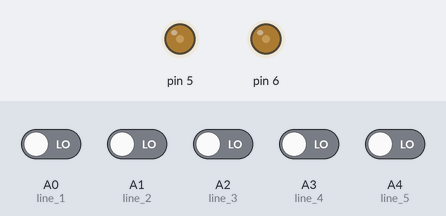
A sketch run on a simulated Arduino Uno, built with avr-gcc and run on an emulated ATmega328P. Shown: output pins drawn as LEDs (lit = HIGH). Inputs (shaded band) come from the test bench; at power-on: A0 (line_1), A1 (line_2), A2 (line_3), A3 (line_4), A4 (line_5) LOW.

Above: at 1.2 s.
1.3 s: A0 (line_1) driven HIGH
At 2.5 s:
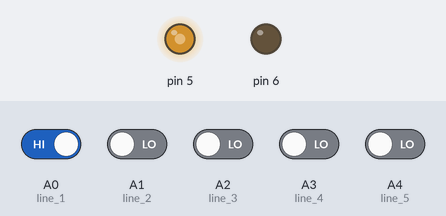
2.8 s: A4 (line_5) driven HIGH
At 3.6 s:
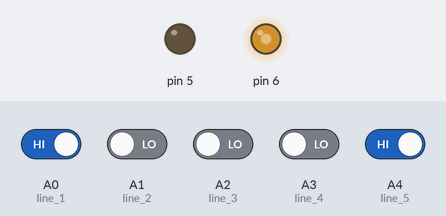
5.8 s: A1 (line_2) driven HIGH and A4 (line_5) driven LOW
At 7.1 s:
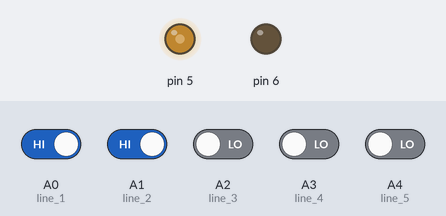
8.8 s: A3 (line_4) driven HIGH
At 9.6 s:
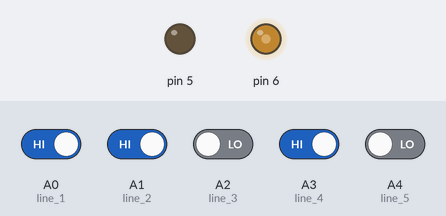
10.8 s: A3 (line_4) driven LOW
At 12.1 s:
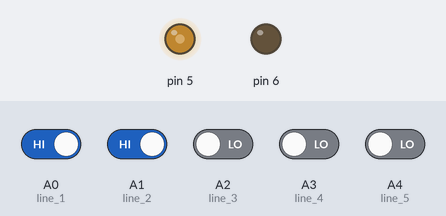
13.8 s: A1 (line_2) driven LOW
At 14.4 s:
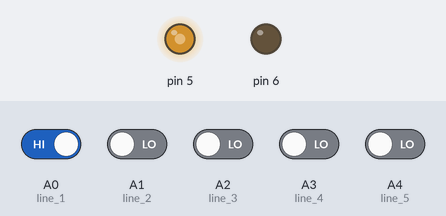
Timing chart, 0 to 16.3 s (numbered marks = the images above; inputs shaded):
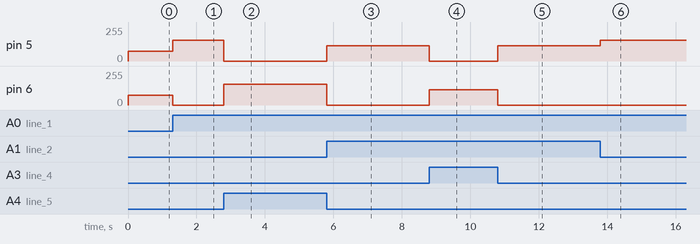

The sketch:

main.ino
```cpp
uint8_t speed_robot=150;  // set (tốc độ của robot) speed_robot (pwm value), 0 < speed_robot < 256
int8_t check_out=0;

/// define sensor pinout
#define line_1      A0 // trái (hoặc ngược lại)
#define line_2      A1
#define line_3      A2 // giữa
#define line_4      A3
#define line_5      A4 // phải


#include <PID_v1.h> // download  https://github.com/br3ttb/Arduino-PID-Library


//Define Variables we'll be connecting to
double Setpoint=0, Input, Output;
uint8_t flag_zero=0;

//double Kp=15, Ki=0.045, Kd=12;
double Kp=20, Ki=0.04555555, Kd=11.898989;
// giá trị cần được thay đổi cho từng loại xe


PID myPID(&Input, &Output, &Setpoint, Kp, Ki, Kd, DIRECT);
int sensor;

void setup()
{
  pinMode(5,1); // chân băm xung cho động cơ
  pinMode(6,1); // chân băm xung cho động cơ
  pinMode(line_1,INPUT);
  pinMode(line_2,INPUT);
  pinMode(line_3,INPUT);
  pinMode(line_4,INPUT);
  pinMode(line_5,INPUT);
  Input =0; // mặc định line giữa =0, => luôn luôn điều chỉnh xe để input=0

  myPID.SetSampleTime(1); // thời gian lấy mẫu phụ thuộc tốc độ xe, lấy mẫu càng nhanh càng tốt
  myPID.SetMode(AUTOMATIC);
  myPID.SetOutputLimits(-speed_robot,speed_robot); // giá trị tốc độ, -speed tức bánh bên trái quay max, bên phải ngừng quay

}

///// băm xung điều khiển tốc độ 2 bánh xe, từ đó ta điều khiển được hướng rẽ, tốc dộ..... thông qua 1 biến duy nhất
void motorControl(int16_t duty_value)
{
  int16_t speed_a, speed_b;
  int speed_zero;
  speed_zero = speed_robot/2;
  if(duty_value>1)
  {
    speed_b=-speed_zero;
    speed_a=duty_value;
  }
  else if(duty_value==0)
  {
    speed_a=speed_b=0;

  }
  else if(duty_value<-1)
  {
    speed_a=-speed_zero;
    speed_b=-duty_value;
  }
      analogWrite(6,speed_b+speed_zero);  //trai //85
      analogWrite(5,speed_a+speed_zero); //phai
}

//Sáng đèn là 0v, đèn tắt (vào line đen) là 5V, từ 5 cảm biến ta có 9 vị trí -4 -3 -2 -1 0 1 2 3 4
 void scan_sensor()
{
  if(digitalRead(line_5)==1) sensor=4;
  else if((digitalRead(line_4)==1)&&(digitalRead(line_5)==1)) sensor=3;
  else if(digitalRead(line_4)==1) sensor=2;
  else if((digitalRead(line_3)==1)&&(digitalRead(line_4)==1)) sensor=1;
  else if(digitalRead(line_3)==1) sensor=0; // vào line giữa
  else if((digitalRead(line_2)==1)&&(digitalRead(line_3)==1)) sensor=-1;
  else if(digitalRead(line_2)==1) sensor=-2;
  else if((digitalRead(line_1)==1)&&(digitalRead(line_2)==1)) sensor=-3;
  else if(digitalRead(line_1)==1) sensor=-4;

}


void loop() {
  Setpoint=0;
  scan_sensor(); // đọc dữ liệu từ cảm biến
  Input = sensor;
  myPID.Compute(); // tính toán
  motorControl(Output); // điều khiển bánh xe để robot đi đúng đường

}
```

Measured:
- after the input at 1.3 s, pin 5: 75/255 → 155/255 at once; pin 6: 75/255 → 0/255 at once
- after the input at 2.8 s, pin 5: 155/255 → 0/255 at once; pin 6: 0/255 → 154/255 at once, → 155/255 1.7 s later
- after the input at 5.8 s, pin 5: 0/255 → 114/255 at once, → 115/255 2.6 s later; pin 6: 155/255 → 0/255 at once
- after the input at 8.8 s, pin 5: 115/255 → 0/255 at once; pin 6: 0/255 → 114/255 at once, → 115/255 0.40 s later
- after the input at 10.8 s, pin 5: 0/255 → 114/255 at once, → 115/255 1.7 s later; pin 6: 115/255 → 0/255 at once
- after the input at 13.8 s, pin 5: 115/255 → 155/255 at once
